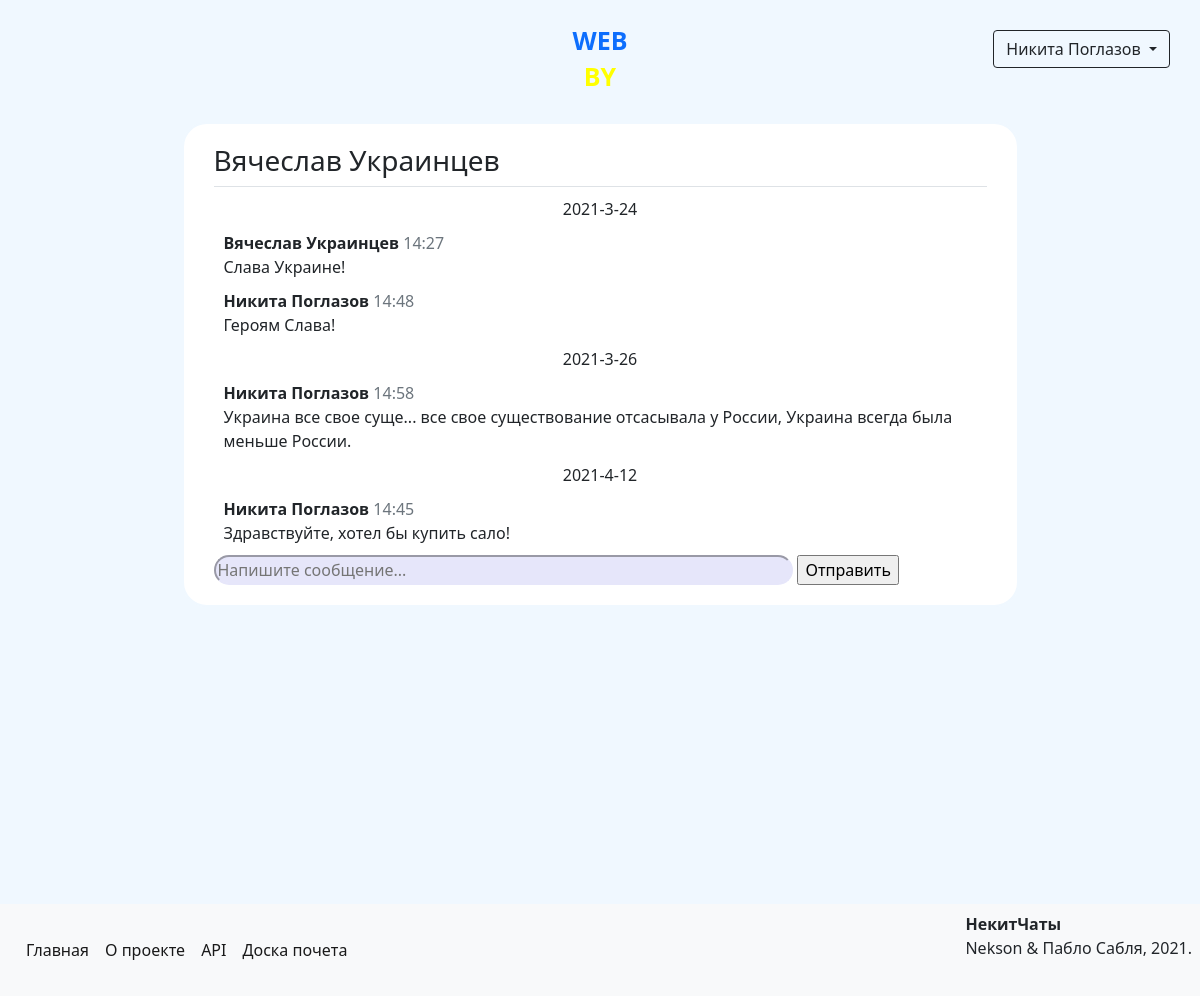
Page /conversations/4 (signed in) on the earlier database version.
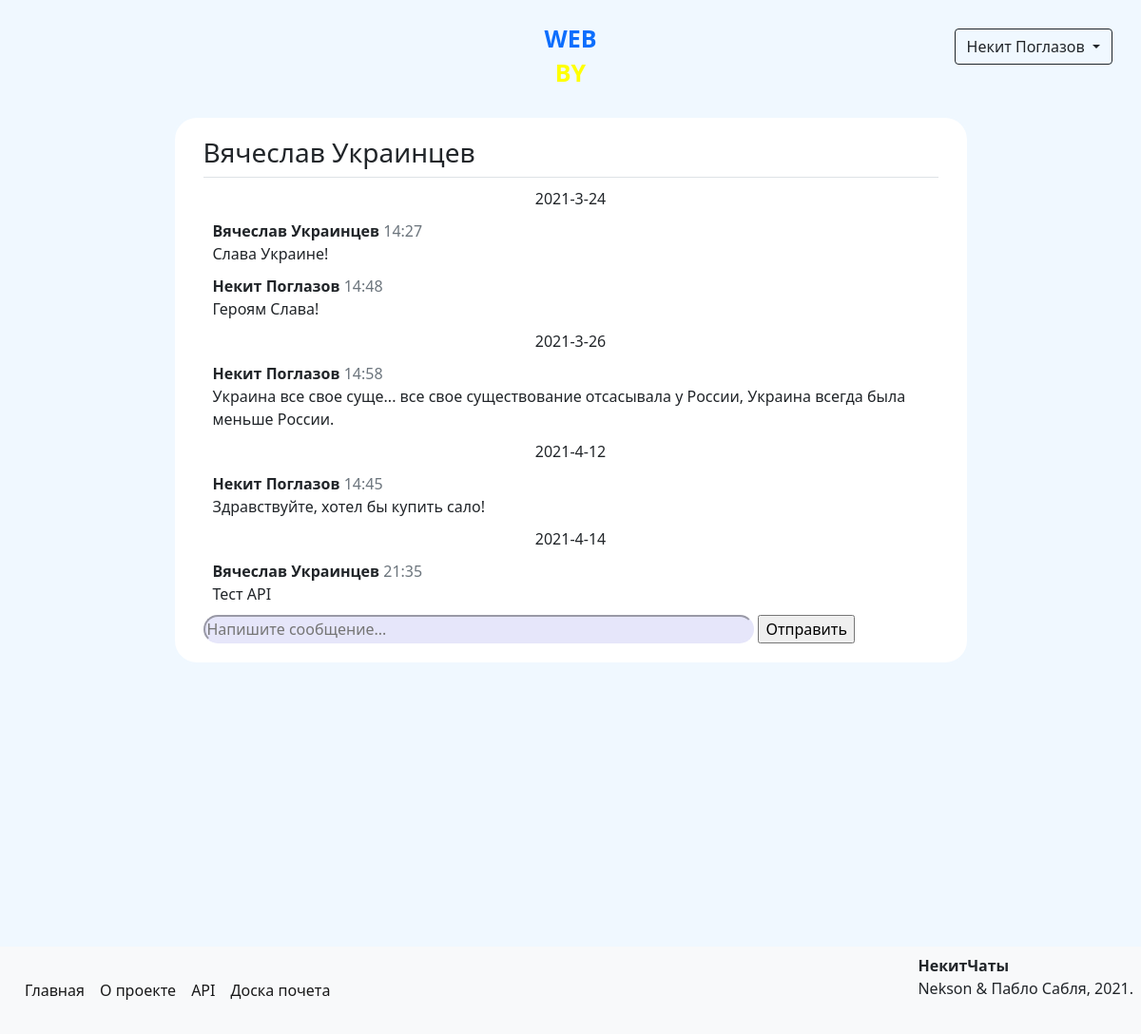
Same page on the later database version.
### data/models/user.py (models this page shows, shortened)
class User(SqlAlchemyBase, UserMixin, SerializerMixin):
    __tablename__ = 'users'
    serialize_rules = ('-advertisements',)
    id = Column(Integer, autoincrement=True, primary_key=True)
    name = Column(Unicode)
    surname = Column(Unicode)
    birthday = Column(DateTime)
    email = Column(String, unique=True)
    phone_number = Column(String, unique=True)
    hashed_password = Column(String)
    registration_time = Column(DateTime, default=datetime.now)
    rating = Column(Integer, default=0)
    rank_id = Column(Integer, ForeignKey('ranks.id'))
    position = Column(Integer)
    admin = Column(Boolean, default=0)
    advertisements = relationship('Advertisement', back_populates='author')
    interests = relationship('Interest', secondary='users_to_interests', backref='users')
    rank = relationship('Rank')

### data/models/message.py (models this page shows, shortened)
class Message(SqlAlchemyBase, SerializerMixin):
    __tablename__ = 'messages'
    serialize_rules = ('-sender', '-receiver')
    id = Column(Integer, autoincrement=True, primary_key=True)
    to_id = Column(Integer, ForeignKey("users.id"))
    from_id = Column(Integer, ForeignKey("users.id"))
    content_id = Column(Integer, ForeignKey("contents.id"))
    created_at = Column(DateTime, default=datetime.now)
    sender = relationship("User", foreign_keys=[from_id])
    receiver = relationship("User", foreign_keys=[to_id])
    content = relationship("Content")

### data/models/content.py (models this page shows)
class Content(SqlAlchemyBase, SerializerMixin):
    __tablename__ = 'contents'
    id = Column(Integer, autoincrement=True, primary_key=True)
    content = Column(Text)

### main.py (the view, shortened to what this page needs)
@app.route('/conversations/<int:user_id>', methods=['POST', 'GET'])
@login_required
def conversation(user_id):
    form = MessageForm()
    session = create_session()
    messages = session.query(Message).filter(((Message.to_id == current_user.id) & (Message.from_id == user_id)) |
                                             ((Message.from_id == current_user.id) & (Message.to_id == user_id)))
    companion = session.query(User).filter(User.id == user_id).first()
    sender = session.query(User).filter(User.id == current_user.id).first()
    return render_template('chat.html', form=form, messages=messages, companion=companion)

### data/forms.py
class MessageForm(FlaskForm):
    message_field = StringField()
    send_field = SubmitField('Отправить')

### data/db_session.py (called while the page is built)
def create_session() -> Session:
    global __factory
    return __factory()

### main.py (called while the page is built)
@login_manager.user_loader
def load_user(user_id):
    session = create_session()
    return session.query(User).get(user_id)

### templates/chat.html (shortened to what this page needs)
{% extends "base.html" %}
{% block content %}
<form class="clearfix w-75" method="post" novalidate>
    <div>
        <div class="border-bottom">
            <h3>
                <a href="/profile/{{ companion.id }}" class="text-reset">{{ companion.name }} {{ companion.surname }}</a>
            </h3>
        </div>
        <div>
            {% for msg in messages %}
            <div id="{% if loop.last %}bottom{% endif %}">
                {% if loop.previtem is defined %}
                    {% if (loop.previtem.created_at.day != msg.created_at.day) or (loop.previtem.created_at.month != msg.created_at.month)
                    or (loop.previtem.created_at.year != msg.created_at.year) %}
                        <div class="text-center">{{ msg.created_at.year }}-{{ msg.created_at.month }}-{{ msg.created_at.day }}</div>
                    {% endif %}
                    {% if loop.previtem.sender != msg.sender or loop.previtem.created_at.minute != msg.created_at.minute %}
                        <b>
                            <a href="/profile/{{ msg.sender.id }}" class="text-reset">{{ msg.sender.name }} {{ msg.sender.surname }}</a>
                        </b>
                        <span class="text-secondary">{{ msg.created_at.hour }}:{{ msg.created_at.minute }}</span>
                        <br>
                    {% endif %}
                {% else %}
                    <div class="text-center">{{ msg.created_at.year }}-{{ msg.created_at.month }}-{{ msg.created_at.day }}</div>
                        <b>
                            <a href="/profile/{{ msg.sender.id }}" class="text-reset">{{ msg.sender.name }} {{ msg.sender.surname }}</a>
                        </b>
                    <span class="text-secondary">{{ msg.created_at.hour }}:{{ msg.created_at.minute }}</span>
                    <br>
                {% endif %}
                {{ msg.content.content }}
            </div>
            {% endfor %}
        </div>
        <div class="message_input_box">
            {{ form.message_field(class="message-field w-75", placeholder="Напишите сообщение...") }}
            {{ form.send_field() }}
        </div>
    </div>
</form>
{% endblock %}

### templates/base.html (shortened to what this page needs)
<!DOCTYPE html>
<html lang="en">
<head>
    <link rel="stylesheet" href="/static/css/style.css">
    <link rel="stylesheet" href="https://cdn.jsdelivr.net/npm/bootstrap@5.0.0-beta1/dist/css/bootstrap.min.css"
>
</head>
<body>
<div class="header clearfix">
    {% if current_user.is_authenticated %}
        <div class="dropdown float-end">
            <button class="btn btn-outline-dark dropdown-toggle" type="button" id="dropdownMenuButton" data-toggle="dropdown" aria-haspopup="true" aria-expanded="false">
                {{ current_user.name }} {{ current_user.surname }}
            </button>
        </div>
    {% else %}
        <a class="btn btn-outline-dark float-end" href="/register">Зарегистрироваться</a>
        <a class="btn btn-outline-dark me-2 float-end" href="/login">Войти</a>
    {% endif %}
    <div class="logo">
        <a href="/">
            <p class="text-primary">WEB</p>
            <p class="yellow">BY</p>
        </a>
    </div>
</div>
<main role="main" class="container clearfix">
    {% block content %}{% endblock %}
</main>
<footer class="clearfix p-2 bg-light">
    <span class="fs-6 float-end"><b>НекитЧаты</b><br>Nekson & Пабло Сабля, 2021.</span>
    <nav class="navbar navbar-expand-lg navbar-light">
        <div class="collapse navbar-collapse" id="navbarSupportedContent">
          <ul class="navbar-nav me-auto mb-2 mb-lg-0">
            <li class="nav-item">
              <a class="nav-link active" href="/">Главная</a>
            </li>
            <li class="nav-item">
              <a class="nav-link active" href="/info">О проекте</a>
            </li>
            <li class="nav-item">
              <a class="nav-link active" href="/api">API</a>
            </li>
            <li class="nav-item">
                <a class="nav-link active" href="/top">Доска почета</a>
            </li>
          </ul>
        </div>
    </nav>
</footer>
</body>
</html>

Differences in the rows shown:
changed User "Поглазов": name "Никита" → "Некит"
changed through a linked row, Message "Героям Слава!": sender.name "Никита" → "Некит"
changed through a linked row, Message (number 3 of 5 on the later page): sender.name "Никита" → "Некит"
changed through a linked row, Message "Здравствуйте, хотел бы купить сало!": sender.name "Никита" → "Некит"
added Message: created_at.year "2021", created_at.month "4", created_at.day "14", sender.name "Вячеслав", sender.surname "Украинцев", created_at.hour "21", created_at.minute "35", content.content "Тест API"
